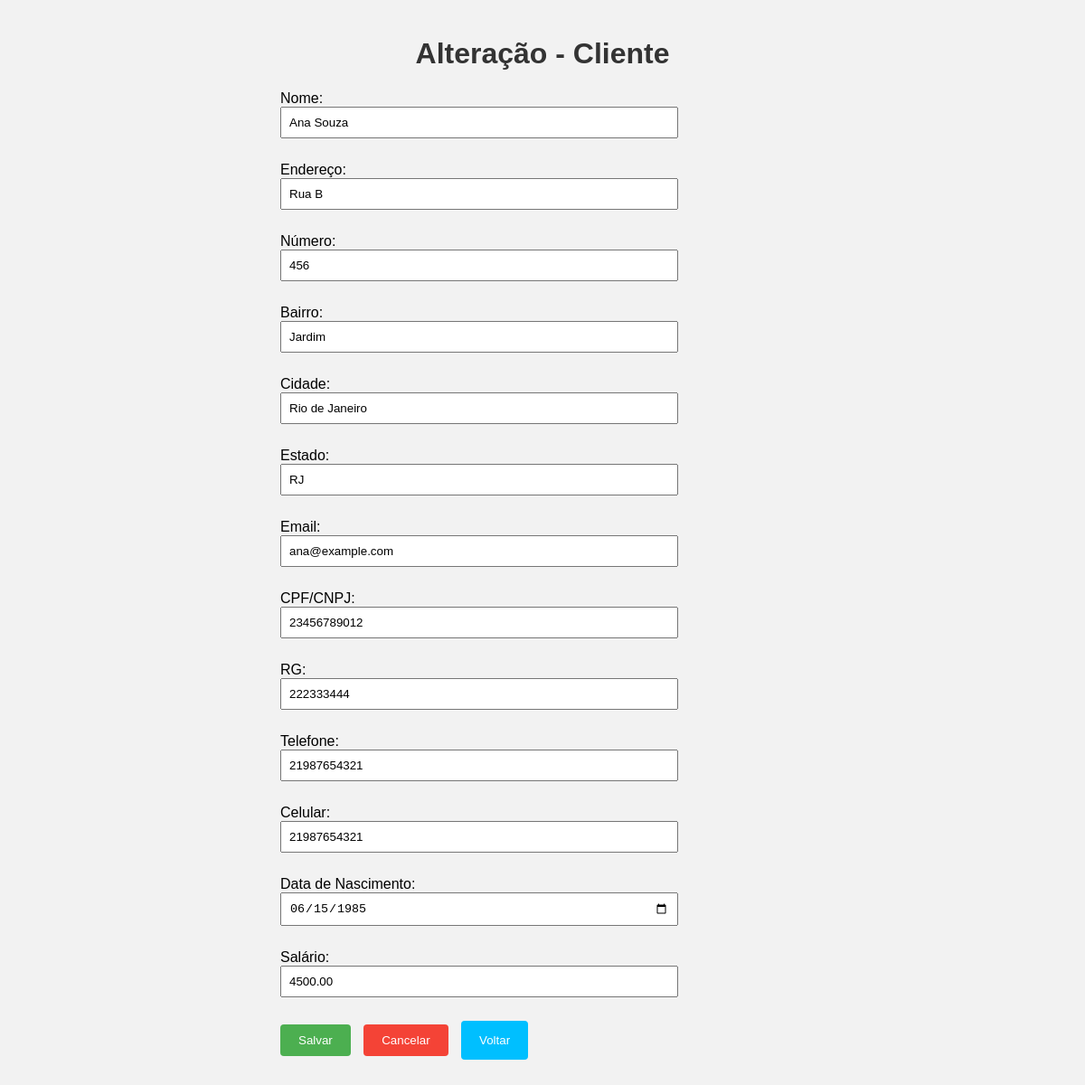
/AlterarCliente.php?id=2, run on the app's committed database.
### tables this page shows
CREATE TABLE clientes (
  id INTEGER PRIMARY KEY AUTO_INCREMENT,
  nome VARCHAR(100) NOT NULL,
  endereco VARCHAR(100) NOT NULL,
  numero VARCHAR(10) NOT NULL,
  bairro VARCHAR(50) NOT NULL,
  cidade VARCHAR(80) NOT NULL,
  estado CHAR(2) NOT NULL,
  email VARCHAR(100),
  cpf_cnpj VARCHAR(14) NOT NULL,
  rg VARCHAR(11) NOT NULL,
  telefone VARCHAR(15),
  celular VARCHAR(15) NOT NULL,
  data_nasc DATE NOT NULL,
  salario NUMERIC(10,2) NOT NULL
) ENGINE INNODB;

### WEB/AlterarCliente.php (the view, shortened to what this page needs)
<?php
include_once("ConexaoBD.php");
if (isset($_GET['id'])) {
    $id = filter_input(INPUT_GET, 'id', FILTER_SANITIZE_NUMBER_INT);
    $query = "SELECT * FROM clientes WHERE id = '$id'";
    $resultado = mysqli_query($con, $query);
    if ($resultado && mysqli_num_rows($resultado) > 0) {
        $row = mysqli_fetch_assoc($resultado);
    } else {
        $_SESSION['msg'] = "<p style='color:red;'>Cliente não encontrado.</p>";
        header("Location: ConsultarClientes.php");
        exit();
    }
} else {
    $_SESSION['msg'] = "<p style='color:red;'>ID não especificado.</p>";
    header("Location: ConsultarClientes.php");
    exit();
}
?>
<!DOCTYPE html>
<html lang="pt-br">
<head>
</head>
<body>
    <h1>Alteração - Cliente</h1>
    <form method="POST" action="proc_edit_cliente.php">
        <p><label>Nome: </label><input type="text" name="nome" size="100" value="<?php echo $row['nome']; ?>"></p>
        <p><label>Endereço: </label><input type="text" name="endereco" size="100" value="<?php echo $row['endereco']; ?>"></p>
        <p><label>Número: </label><input type="text" name="numero" size="10" value="<?php echo $row['numero']; ?>"></p>
        <p><label>Bairro: </label><input type="text" name="bairro" size="50" value="<?php echo $row['bairro']; ?>"></p>
        <p><label>Cidade: </label><input type="text" name="cidade" size="80" value="<?php echo $row['cidade']; ?>"></p>
        <p><label>Estado: </label><input type="text" name="estado" size="2" value="<?php echo $row['estado']; ?>"></p>
        <p><label>Email: </label><input type="email" name="email" size="100" value="<?php echo $row['email']; ?>"></p>
        <p><label>CPF/CNPJ: </label><input type="text" name="cpf_cnpj" size="14" value="<?php echo $row['cpf_cnpj']; ?>"></p>
        <p><label>RG: </label><input type="text" name="rg" size="11" value="<?php echo $row['rg']; ?>"></p>
        <p><label>Telefone: </label><input type="text" name="telefone" size="15" value="<?php echo $row['telefone']; ?>"></p>
        <p><label>Celular: </label><input type="text" name="celular" size="15" value="<?php echo $row['celular']; ?>"></p>
        <p><label>Data de Nascimento: </label><input type="date" name="data_nasc" value="<?php echo $row['data_nasc']; ?>"></p>
        <p><label>Salário: </label><input type="text" name="salario" value="<?php echo $row['salario']; ?>"></p>
        <p>
            <input type="submit" value="Salvar">
            <input type="button" value="Cancelar" onclick="window.location.href='ConsultarCliente.php'">
            <input id="btnVoltar" type="button" value="Voltar" onclick="window.location.href='ConsultarCliente.php'">
        </p>
    </form>
</body>
</html>

### WEB/AlterarCliente.php (style rules this page uses)
body { font-family: Arial, sans-serif; background-color: #f2f2f2; margin: 0; padding: 20px; }
h1 { text-align: center; color: #333; }
form { width: 50%; margin: 0 auto; }
p { margin-bottom: 10px; }
label { display: inline-block; width: 150px; }
input[type="text"], input[type="email"], input[type="date"] { width: calc(100% - 160px); padding: 8px; margin-bottom: 10px; }
input[type="submit"], input[type="button"] { padding: 10px 20px; border: none; border-radius: 4px; cursor: pointer; background-color: #4CAF50; color: white; margin-right: 10px; }
input[type="button"] { background-color: #f44336; }
#btnVoltar { background-color: #00BFFF; color: white; padding: 14px 20px; border: none; border-radius: 4px; cursor: pointer; margin-bottom: 20px; width: auto; }

### data on the page
clientes: nome "Ana Souza", endereco "Rua B", numero "456", bairro "Jardim", cidade "Rio de Janeiro", estado "RJ", email "ana@example.com", cpf_cnpj "23456789012", rg "222333444", telefone "21987654321", celular "21987654321", data_nasc "06/15/1985", salario "4500.00"
